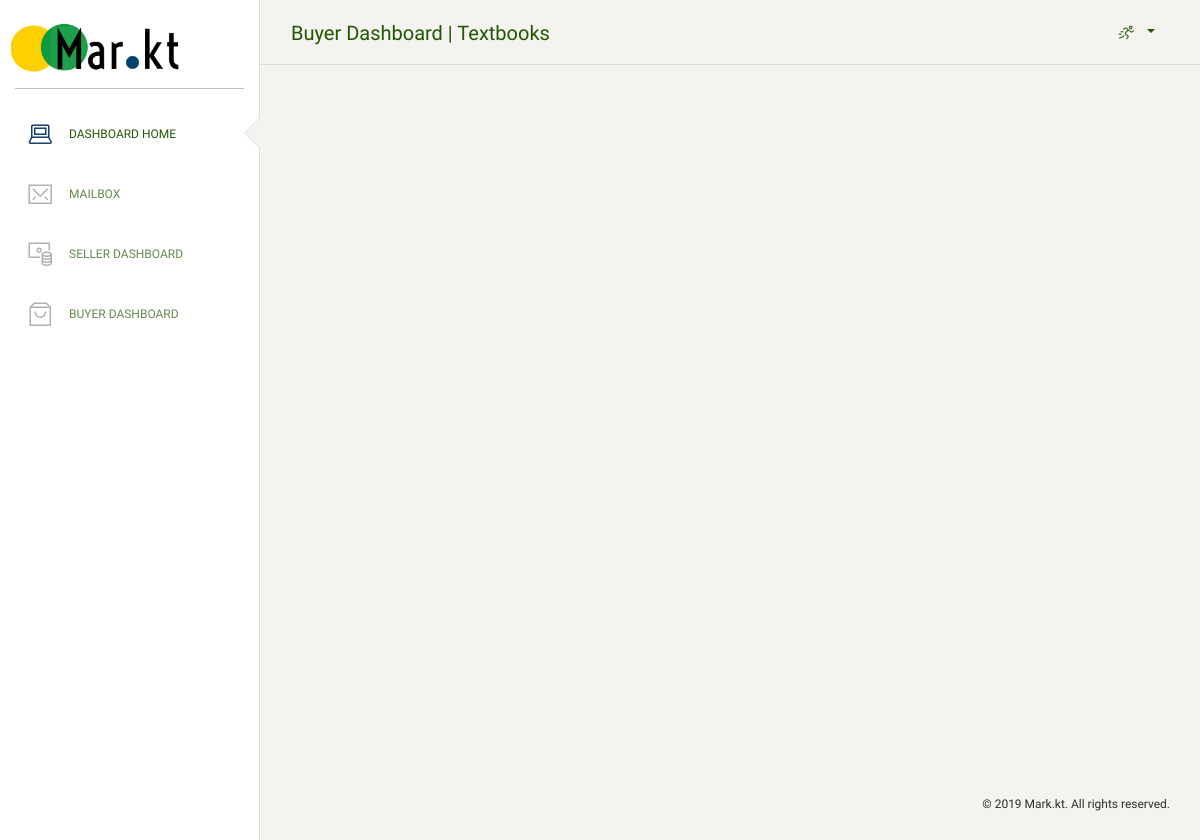
Page /buyer/dashboard/category/1/ on the earlier database version.
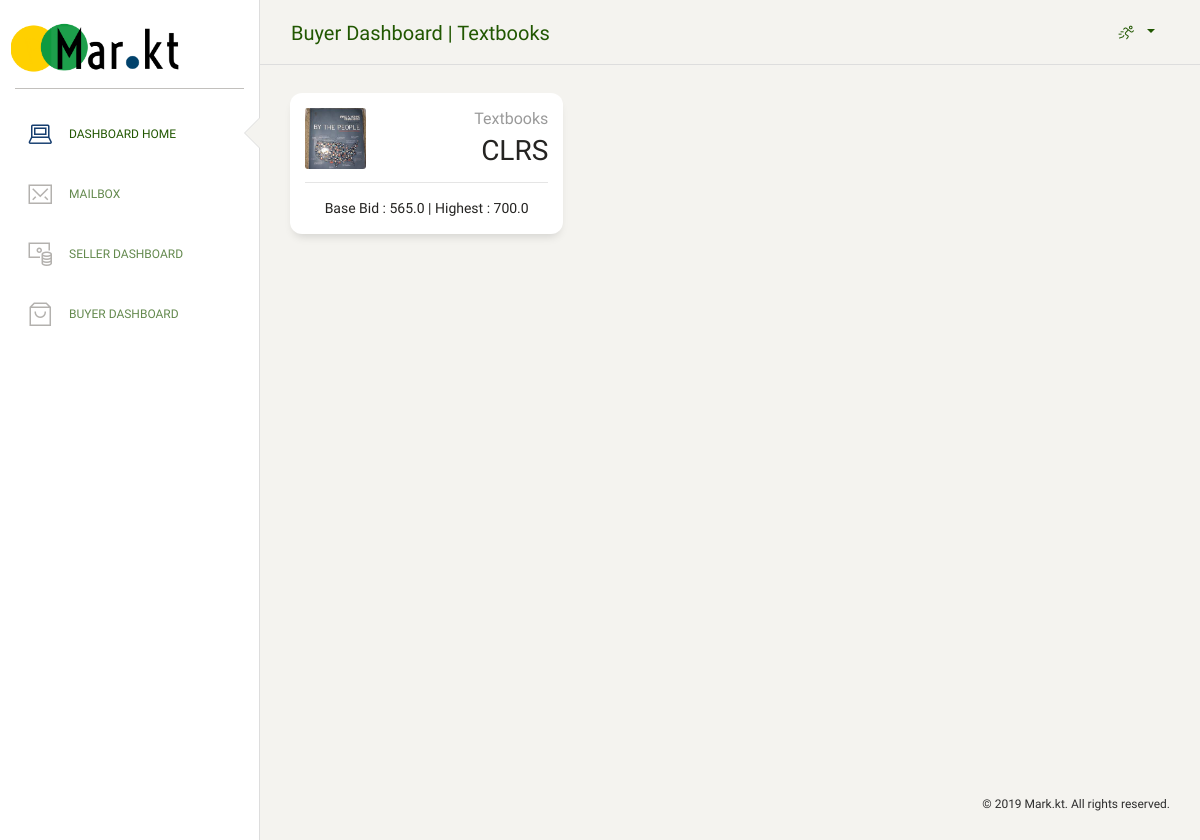
Same page on the later database version.
### buyer/models.py (models this page shows)
class Product(models.Model):
    name = models.CharField(max_length=50)
    category = models.CharField(max_length=30)
    cat_id = models.IntegerField()
    vendor_id = models.ForeignKey(User, on_delete=models.CASCADE, related_name='vendor_id')
    is_sold = models.BooleanField(default=False)
    description = models.CharField(max_length=300)
    minimum_bid = models.FloatField()
    current_high_bid = models.FloatField()
    image_link = models.CharField(max_length=100)

### buyer/views.py (the view)
# urls.py: url(r'^dashboard/category/(?P<category_id>\d+)/$', views.display_buyer_cat, name="category"),
def display_buyer_cat(request, category_id):
    context = {
        'page_name': "Buyer Dashboard",
        'category': "Generic Category",
    }
    if category_id == '1':
        context['category'] = 'Textbooks'
    elif category_id == '2':
        context['category'] = 'QPs'
    elif category_id == '3':
        context['category'] = 'Notes'
    elif category_id == '4':
        context['category'] = 'Furniture'
    products = Product.objects.filter(cat_id=int(category_id))
    context['products'] = products
    return render(request, 'buyer/buyer-category.html', context)

### buyer/templates/buyer/buyer-category.html (shortened to what this page needs)
<!DOCTYPE html>
<html lang="en">
{% load static %}
<head>
  <link href="{% static 'homepage/css/font-awesome.min.css' %}" rel="stylesheet">
  <link href="{% static 'homepage/css/bootstrap.min.css' %}" rel="stylesheet" />
  <link href="{% static 'homepage/css/paper-dashboard.css' %}" rel="stylesheet" />
  <link href="{% static 'homepage/css/theme.css' %}" rel="stylesheet">
  <link href="{% static 'homepage/css/dash.css' %}" rel="stylesheet">
  <link href="{% static 'buyer/css/buyer-category.css' %}" rel="stylesheet">
</head>
<body class="">
<div class="wrapper ">
  <div class="sidebar" data-color="white" data-active-color="danger">
    <div class="logo">
      <a href="{% url 'homepage:home' %}" class="simple-text logo-normal">
        <div class="logo-image-big logo-image dash-logo">
          <img src="{% static 'homepage/img/logo3.png' %}">
        </div>
      </a>
    </div>
    <div class="sidebar-wrapper">
      <ul class="nav">
        <li class="active" id="dbhome">
          <a href="{% url 'homepage:dash_home' %}">
            <i class="nc-icon nc-laptop"></i>
            <p>Dashboard Home</p>
          </a>
        </li>
        <li  id="mail">
          <a href="{% url 'homepage:mail_home' %}">
            <i class="nc-icon nc-email-85"></i>
            <p>Mailbox</p>
          </a>
        </li>
        <li id="seller">
          <a href="{% url 'seller:dashboard' %}">
            <i class="nc-icon nc-money-coins"></i>
            <p>Seller Dashboard</p>
          </a>
        </li>
        <li id="buyer">
          <a href="{% url 'buyer:dashboard' %}">
            <i class="nc-icon nc-bag-16"></i>
            <p>Buyer Dashboard</p>
          </a>
        </li>
      </ul>
    </div>
  </div>
  <div class="main-panel">
    <nav class="navbar navbar-expand-lg navbar-absolute fixed-top navbar-transparent">
      <div class="container-fluid">
        <div class="navbar-wrapper">
          <div class="navbar-brand">
            <a href="{% url 'buyer:dashboard' %}"> Buyer Dashboard </a> <a href=""> | {{ category }}</a>
          </div>
        </div>
        <div class="collapse navbar-collapse justify-content-end" id="navigation">
            <ul class="navbar-nav">
              <li class="nav-item btn-rotate dropdown">
                <a class="nav-link dropdown-toggle" href="http://example.com" id="navbarDropdownMenuLink" data-toggle="dropdown" aria-haspopup="true" aria-expanded="false">
                  <i class="nc-icon nc-user-run"></i>
                </a>
              </li>
            </ul>
          </div>
      </div>
    </nav>
      <div class="content">
        <div class="row">
          {% for p in products %}
          <div class="col-sm-4" >
              <a href="{% url 'buyer:item' p.id %}">
              <div class="card card-stats">
                <div class="card-body">
                  <div class="row text-center">
                    <div class="col-4">
                        <img class="product_img" src="{% static 'seller/img/items/item.jpeg' %}">
                    </div>
                    <div class="col-8">
                      <div class="numbers">
                        <p class="card-category">{{ p.category }}</p>
                        <p class="card-title">{{p.name}}</p>
                      </div>
                    </div>
                  </div>
                </div>
                <div class="card-footer text-center">
                    <hr>
                    Base Bid : {{ p.minimum_bid }} | Highest : {{ p.current_high_bid }}
                  </div>
              </div>
            </a>
          </div>
          {% endfor %}
          </div>
        </div>
    <footer class="footer footer-black  footer-white ">
      <div class="container-fluid">
        <div class="row">
          <nav class="footer-nav">
          </nav>
          <div class="credits ml-auto">
              <span class="copyright">
                ©
                 Mark.kt. All rights reserved.
              </span>
          </div>
        </div>
      </div>
    </footer>
  </div>
</div>
</body>
</html>

Differences in the rows shown:
added Product: category "Textbooks", name "CLRS", minimum_bid "565.0", current_high_bid "700.0"
Other differences:
{{ category }}: "Textbooks" → (not shown)
